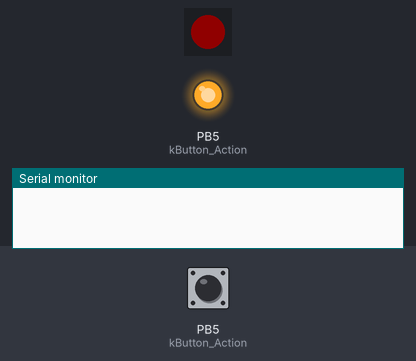
This sketch was run on a simulated ATtiny85, built with avr-gcc and run on an emulated ATtiny85. Parts: 1 RGB LEDs in strip order, left to right, output pins drawn as LEDs (lit = HIGH), the last lines printed to the serial monitor. The inputs (shaded band) are chosen by the test bench; at power-on: PB5 (kButton_Action) LOW. Dim RGB values are drawn brighter than linear; the strip is taken to match the declared colour order.

Above: at 0.01 s.
At 1.2 s:
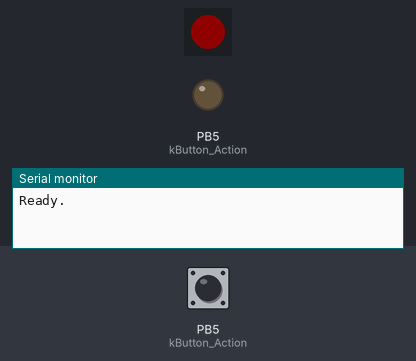
1.3 s: PB5 (kButton_Action) pulled LOW for 0.15 s
At 2.0 s:
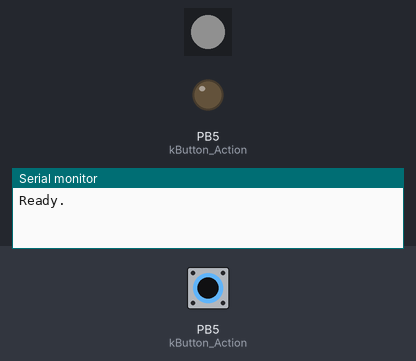
Timing chart, 0 to 4.3 s (numbered marks = the images above; inputs shaded):
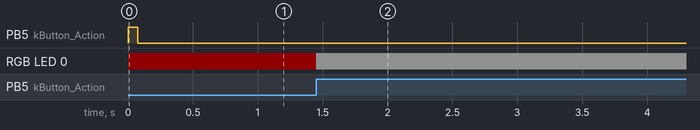

Measured:
- after the input at 1.3 s, RGB LED 0: RGB(16, 0, 0) → RGB(16, 16, 16) after 0.15 s

The sketch:

LlamaVideoSwitcher.ino
```cpp
/*
 * LlamaVideoSwitcher
 *
 * Made to snoop the serial line, and when certain text streams appear,
 * switch video inputs
 *
 *
 * V1.01  2020-08-02 - Support for D15/realSerial, softwareserial and neopixel are options now
 * V1.00  2020-07-24 - Initial version (for KansasFest 2020)
 */

#define kPlatform_Uno
#undef kPlatform_D15


#ifdef kPlatform_D15
  /* D15 pinout: (ATmega 168p)
   D15  ARD   Func  FTDI
    1   D1    TX    yel
    2   D0    RX    orn
    3   A2
    4   RST         .1uf to green, 10k to red
    5   D13   SCK
    6   D12   MISO
    7   D11~  MOSI
    8   D10~  SS

    9   D3~
    10  GND         black
    11  GND
    12  GND
    13  +5v         red
    14  +5v
    15  +5v


    FTDI
      1  BLK  GROUND
      2  BRN  CTS#
      3  RED  VCC +5V
      4  ORN  TXD
      5  YEL  RXD
      6  GRN  RTS# (RESET) (DTR)

   */

  #define kLED_LED        (10)

  #define kButton_Action  (11)

  #define kVideo_0      (12)
  #define kVideo_1      (13)

  #undef kUseSoftwareSerial
  #undef kUseNeoPixel
#endif

#ifdef kPlatform_Uno
  #define kUseNeoPixel
  #define kLED_NeoPixel    (4)

  #define kLED_LED (A0)

  #define kButton_Action  (5)

  #define kVideo_0      (6)
  #define kVideo_1      (7)

  #define kUseSoftwareSerial    ( 1 )
  #define kSerial_RX    (2)
  #define kSerial_TX    (3)
#endif

#ifdef kUseNeoPixel
  #include <Adafruit_NeoPixel.h>
  Adafruit_NeoPixel strip(1, kLED_NeoPixel, NEO_RGB + NEO_KHZ800);
#endif


#ifdef kUseSoftwareSerial
  #include <SoftwareSerial.h>
  // all arduinos (uno, mega, leonardo) seem to work with D10/D11
  SoftwareSerial mySerial( kSerial_RX, kSerial_TX ); // RX, TX
#endif

// or use pro micro/leonardo and use standard serial D0/D1
// or ATTiny85?
// or ATmega 168/


void led_blink( int count )
{
  for( int i=0 ; i < count ; i++ )
  {
    digitalWrite( kLED_LED, HIGH );
    delay( 75 );
    digitalWrite( kLED_LED, LOW );
    if( i < count-1 ) delay( 75 );
  }
}


int vinput = 0;

void VideoSelect( int i )
{
  if( i == 0 ) {
    vinput = 0;
#ifdef kUseNeoPixel
    strip.setPixelColor(0, strip.Color( 16, 0, 0 ));
    strip.show();
#endif
    digitalWrite( kVideo_0, HIGH );
    digitalWrite( kVideo_1, LOW );
    led_blink( 1 );

  } else {
    vinput = 1;
#ifdef kUseNeoPixel
    strip.setPixelColor(0, strip.Color( 16, 16, 16 ));
    strip.show();
#endif
    digitalWrite( kVideo_0, LOW );
    digitalWrite( kVideo_1, HIGH );
    led_blink( 2 );
  }
}

void VideoToggle()
{
  if( vinput ) { VideoSelect( 0 ); }
  else         { VideoSelect( 1 ); }
}

void setup() {
  // setup LED
  pinMode( kLED_LED, OUTPUT );
  digitalWrite( kLED_LED, LOW ); // LED ON!

#ifdef kUseNeoPixel
  // initialize Neopixel
  strip.begin();           // INITIALIZE NeoPixel strip object (REQUIRED)
  strip.show();            // Turn OFF all pixels ASAP
  //strip.setBrightness(50); // Set BRIGHTNESS to about 1/5 (max = 255)
  strip.setPixelColor(0, strip.Color( 0, 32, 0 ));
  strip.show();
#endif

  pinMode( kVideo_0, OUTPUT );
  pinMode( kVideo_1, OUTPUT );
  VideoSelect( vinput );

  // initialize button
  pinMode( kButton_Action, INPUT_PULLUP );

  // start up the second serial port at 4800 baud to
  // match the LDP

#ifdef kUseSoftwareSerial
  mySerial.begin( 4800 );  // 4800 baud 8N1

  Serial.begin( 115200 );
#else
  Serial.begin( 4800 );   // main connection is 4800 baud
#endif
  Serial.println( "Ready." );
}

#define kAccLen   (20)
char acc[kAccLen];
int accpos = 0;


void serial_gotline()
{
  Serial.print( "RX: ");
  Serial.println( acc );
  accpos = 0;

  if( !strcmp( acc, "XRV") ) {
    VideoToggle();
    Serial.println( "    Swap Video Source" );
  }

  if( !strcmp( acc, "0RV") ) {
    VideoSelect( 0 );
    Serial.println( "    Video 0: ][c" );
  }


  if( !strcmp( acc, "1RV") ) {
    VideoSelect( 1 );
    Serial.println( "    Video 1: LDP" );
  }
}

void serial_loop()
{
#ifdef kUseSoftwareSerial
  if( mySerial.available() ) {
    while( mySerial.available() ) {
      char ch = mySerial.read();
#else
  if( Serial.available() ) {
    while( Serial.available() ) {
      char ch = Serial.read();
#endif


      if( ch == 0x0d || ch == 0x0a ) {
        acc[ accpos ] = '\0';
        serial_gotline();
      } else {
        acc[ accpos++ ] = ch;
      }
    }
  }

#ifdef kUseSoftwareSerial
  // forward content if we're using software serial
  if( Serial.available() ) {
    while( Serial.available() ) {
      char ch2 = Serial.read();
      mySerial.write( ch2 );
    }
  }
#endif
}


void button_loop()
{
  if( digitalRead( kButton_Action ) == LOW ) {
    delay( 50 ); // cheezo debounce
    while( digitalRead( kButton_Action ) == LOW );
    vinput++;
    VideoSelect( vinput & 1 );
  }
}

void loop()
{
  button_loop();
  serial_loop();
}
```
